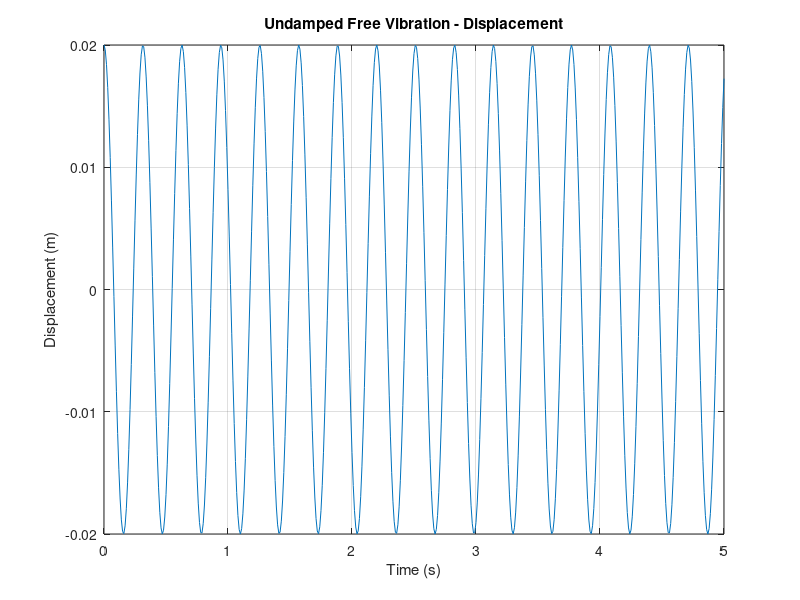
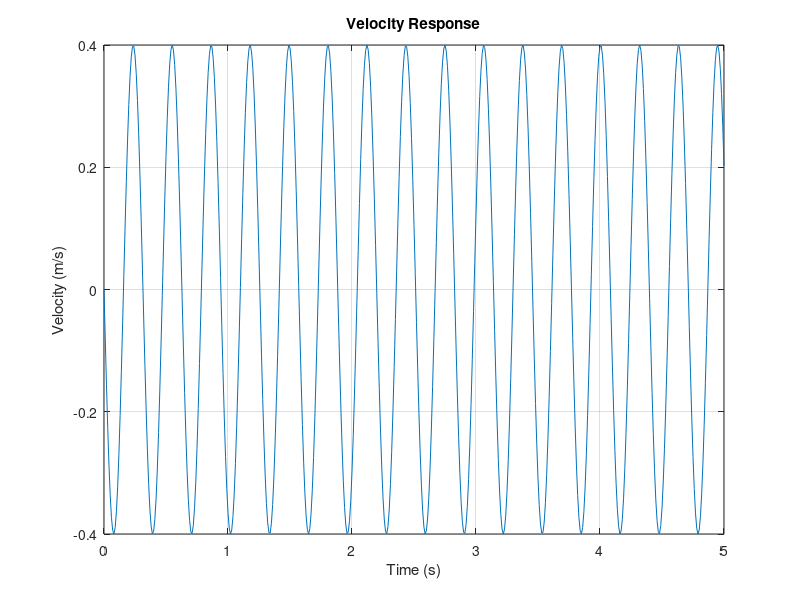

Recreate these plots in MATLAB, in order.
%SME3701_ASS1-27474453
%QUESTION 1 : Undamped Free Vibration of a Single-Degree-Of-Freedom (SDOF)
% 1.1 - natural angular frequency
clc
clear
close all
% Parameters
m = 5; % mass (kg)
k = 2000; % stiffness (N/m)
x0 = 0.02; % Initial displacement (m)
% Natural frequency
wn = sqrt(k/m);

%1.2 Displacement
t = 0:0.01:5; %time vector
x = x0*cos(wn*t);

% 1.3. Plot displacement 
figure 
plot(t,x)
xlabel('Time (s)')
ylabel('Displacement (m)')
title('Undamped Free Vibration - Displacement')
grid on

%%
%1.4 velocity
v =-x0*wn*sin(wn*t); 
figure
plot(t,v)
xlabel('Time (s)') 
ylabel('Velocity (m/s)') 
title('Velocity Response')
grid on

%%
%1.5 comments:
%The motion is simple harmonic motion.
%Since there is no damping, the oscillation persists indefinitely at a constant amplitude.
% Energy is conserved with no losses.
%Velocity is zero at maximum displacement.
%Velocity is maximum at equilibrium position.
